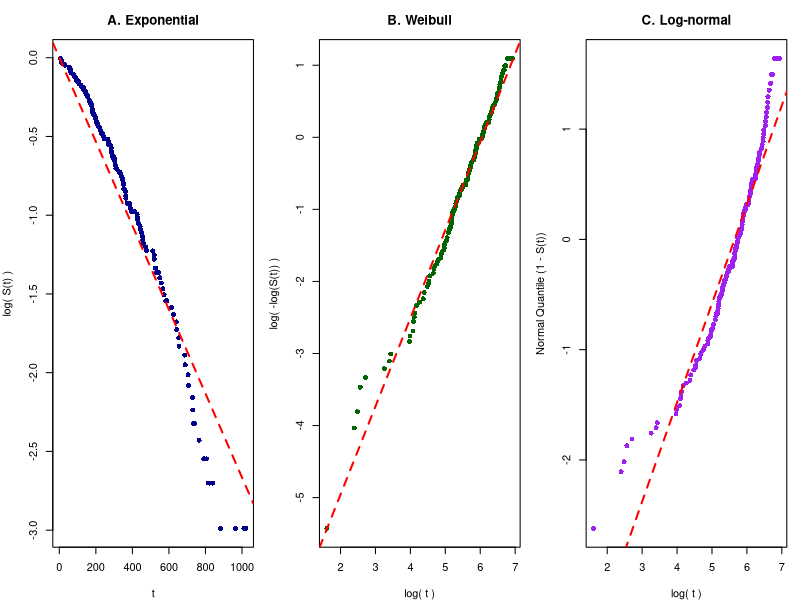

Write the R code that produced this figure.
## ---- chunk 1
knitr::opts_chunk$set(echo = TRUE)
## ---- chunk 2
library(survival)
library(ggplot2)
## ---- chunk 3
# Use built-in lung data if the .txt is not available
data(lung)
datos_tarea <- lung

# Fit the non-parametric Kaplan-Meier estimator as a baseline
km_fit <- survfit(Surv(time, status) ~ 1, data = datos_tarea)

# Extract survival probabilities and time for transformation
t <- km_fit$time
S_t <- km_fit$surv

# Filter out S(t) = 0 or 1 to avoid log(0) or undefined quantiles
valid_indices <- S_t > 0 & S_t < 1
t <- t[valid_indices]
S_t <- S_t[valid_indices]
## ---- chunk 4
# Set up a 1x3 grid for comparison
par(mfrow = c(1, 3), mar=c(4,4,3,1))

# --- A. Exponential Diagnostic ---
plot(t, log(S_t), 
     main = "A. Exponential",
     xlab = "t", ylab = "log( S(t) )",
     pch = 16, col = "darkblue")
abline(lm(log(S_t) ~ t + 0), col = "red", lwd = 2, lty = 2)

# --- B. Weibull Diagnostic ---
plot(log(t), log(-log(S_t)), 
     main = "B. Weibull",
     xlab = "log( t )", ylab = "log( -log(S(t)) )",
     pch = 16, col = "darkgreen")
abline(lm(log(-log(S_t)) ~ log(t)), col = "red", lwd = 2, lty = 2)

# --- C. Log-Normal Diagnostic ---
plot(log(t), qnorm(1 - S_t), 
     main = "C. Log-normal",
     xlab = "log( t )", ylab = "Normal Quantile (1 - S(t))",
     pch = 16, col = "purple")
abline(lm(qnorm(1 - S_t) ~ log(t)), col = "red", lwd = 2, lty = 2)

# Reset plot window
par(mfrow = c(1, 1))
## ---- chunk 5

# Null Model (Exponential)
mod_exp <- survreg(Surv(time, status) ~ 1, data = datos_tarea, dist = "exponential")

# Alternative Model (Weibull)
mod_wei <- survreg(Surv(time, status) ~ 1, data = datos_tarea, dist = "weibull")

# Extract Log-Likelihoods
logL_exp <- mod_exp$loglik[1]
logL_wei <- mod_wei$loglik[1]

# Calculate the Test Statistic (Lambda): -2 * (logL_null - logL_alt)
lambda_stat <- 2 * (logL_wei - logL_exp)

# Calculate p-value using a Chi-squared distribution (df = 1)
p_val <- pchisq(lambda_stat, df = 1, lower.tail = FALSE)

cat("LRT Statistic (-2 log Lambda):", lambda_stat, "\n")
cat("p-value:", p_val, "\n")
